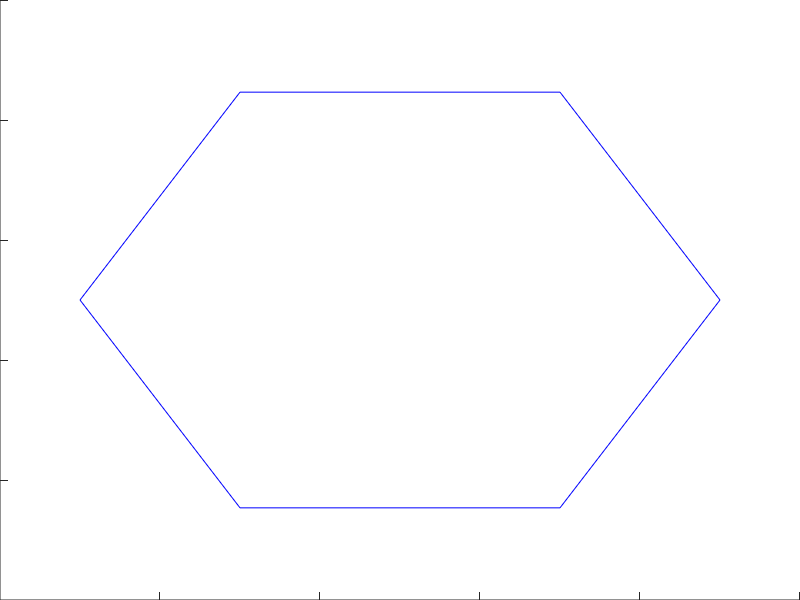

The MATLAB script that drew this image: (Note: this script raises an error after producing the figure.)
% mbrotTest

numSides = 6;
numProcesses = 4;

close
clear seg
%plotWindow
figure
axis
set(gca, 'Xlim', [0, 100])
set(gca, 'Ylim', [0, 100])

set(gcf, 'Position', [860, 1, 1048, 960])
pause(.5)
set(gca, 'Units', 'normalized')
set(gca, 'Position', [0, 0, 1, 1])
grid off
hold on
pause(.5)
set(gcf, 'Position', [860, 1, 1052, 968])
pause(1)
lineStyle = {'Color', 'b', 'LineWidth', .1};
%{
cX = [40, 60, 60, 60, 80, 80, 60, 60, 40, 40, 20, 20, 40, 40, 40];
cY = [10, 10, 30, 50, 50, 70, 70, 90, 90, 70, 70, 50, 50, 30, 10];
for L = 1:length(cX)-1
    seg(L) = line([cX(L), cX(L+1)], [cY(L), cY(L+1)], lineStyle{:});
end
%}

hxTh = [0:2*pi/numSides:2*pi];% -pi/6;
r = 40;
hxX = r * cos(hxTh) + 50;
hxY = r * sin(hxTh) + 50;

for s = 1:length(hxTh)-1
    indx = mod(s, length(hxTh))+1;
    seg(s) = line([hxX(s), hxX(indx)], [hxY(s), hxY(indx)], lineStyle{:});
end


drawnow
pause(3)
% seg(1) = line([10, 85], [20, 20], lineStyle{:});

for n = 1:numProcesses
    for m = 1:length(seg);
        seg = mbrot(seg, m);
        drawnow
        % pause(.05)
    end
    fprintf('\nSegments: %d\n', length(seg))
end

%{
% Fill Mandelbrot shape after sorting line sequence
fill(sXm, sYm, [255, 215, 0]./255)
sY = get(seg, 'Ydata');
[sYm] = cell2mat(sY);
sX = get(seg, 'Xdata');
[sXm] = cell2mat(sX);
fill(sXm, sYm, [255, 215, 0]./255);
%}
